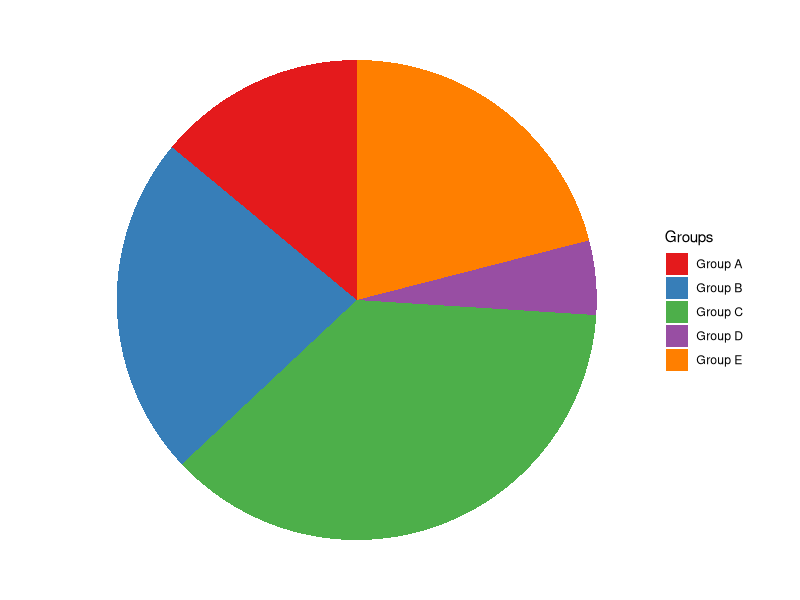
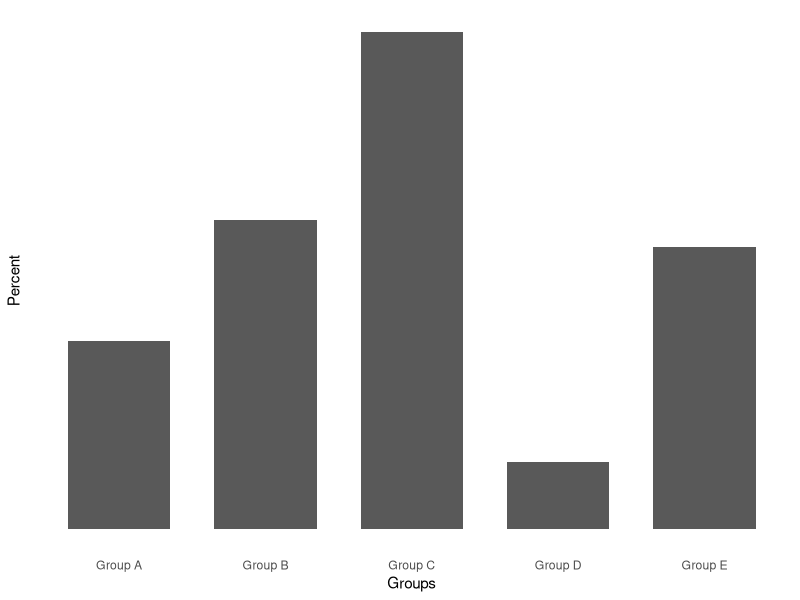
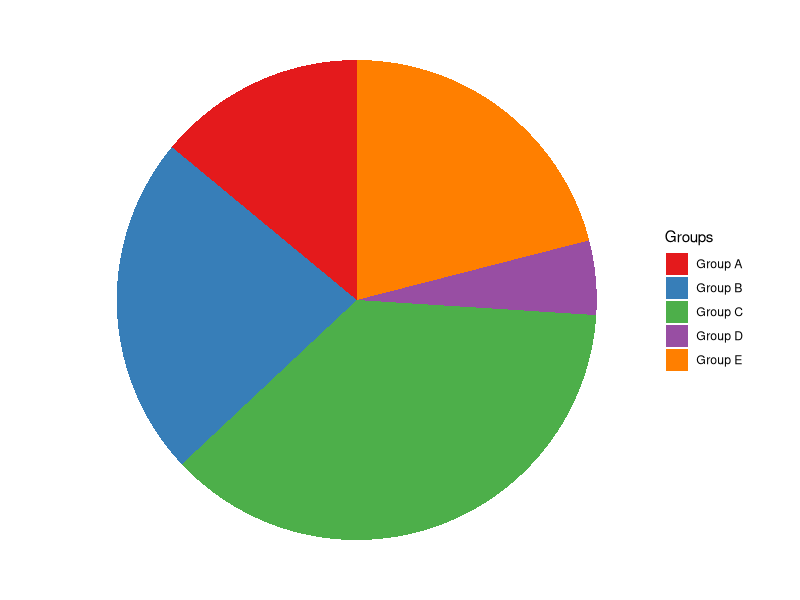
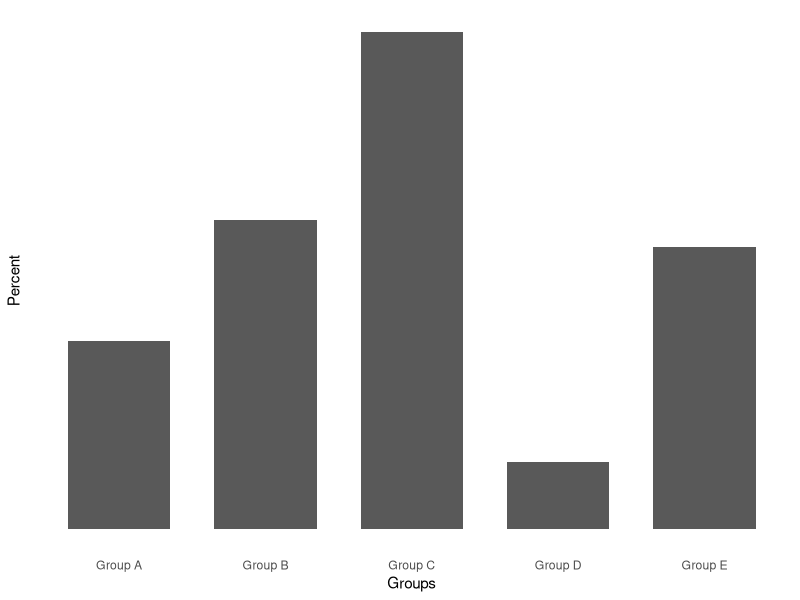

These charts were generated, in order, by the following R code:
## ---- chunk 1
knitr::opts_chunk$set(echo = TRUE)
library(ggplot2)
library(reshape2)
library(RColorBrewer)
## ---- chunk 2
data <- data.frame(names=c("Group A", "Group B", "Group C", "Group D", "Group E"), size=c(14,23,37,5,21))
data
sum(data["size"])
## ---- chunk 3
pieplot <- ggplot(data, aes(x="", y=size, fill=names)) +
  geom_bar(width=1, stat="identity") +
  coord_polar("y") +
  theme_void() +
  scale_fill_brewer(palette = "Set1") +
  labs(fill="Groups")

pieplot
## ---- chunk 4
barplot <- ggplot(data, aes(x=names, y=size)) +
  geom_bar(stat="identity", width=0.7) +
  theme_minimal() + theme(
    axis.text.y=element_blank(),
    panel.grid.major = element_blank(),
    panel.grid.minor = element_blank())+
  labs(x="Groups", y="Percent")

barplot
## ---- chunk 5
ggsave("pieplot.png", pieplot)
ggsave("barplot.png", barplot)
